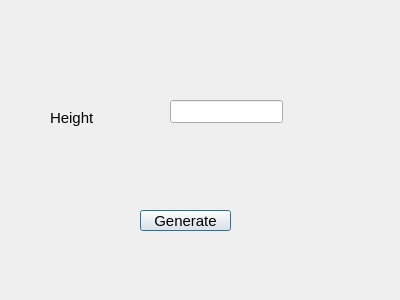
<?xml version="1.0" encoding="UTF-8"?>
<ui version="4.0">
 <class>ConstHeightPlaneDialog</class>
 <widget class="QDialog" name="ConstHeightPlaneDialog">
  <property name="geometry">
   <rect>
    <x>0</x>
    <y>0</y>
    <width>400</width>
    <height>300</height>
   </rect>
  </property>
  <property name="windowTitle">
   <string>ConstHeightPlaneDialog</string>
  </property>
  <widget class="QPushButton" name="pushButton">
   <property name="geometry">
    <rect>
     <x>140</x>
     <y>210</y>
     <width>91</width>
     <height>21</height>
    </rect>
   </property>
   <property name="font">
    <font>
     <pointsize>11</pointsize>
    </font>
   </property>
   <property name="text">
    <string>Generate</string>
   </property>
  </widget>
  <widget class="QLabel" name="label_2">
   <property name="geometry">
    <rect>
     <x>50</x>
     <y>110</y>
     <width>101</width>
     <height>16</height>
    </rect>
   </property>
   <property name="font">
    <font>
     <pointsize>11</pointsize>
    </font>
   </property>
   <property name="text">
    <string>Height</string>
   </property>
  </widget>
  <widget class="QLineEdit" name="heightLineEdit">
   <property name="geometry">
    <rect>
     <x>170</x>
     <y>100</y>
     <width>113</width>
     <height>23</height>
    </rect>
   </property>
  </widget>
 </widget>
 <resources/>
 <connections/>
</ui>
